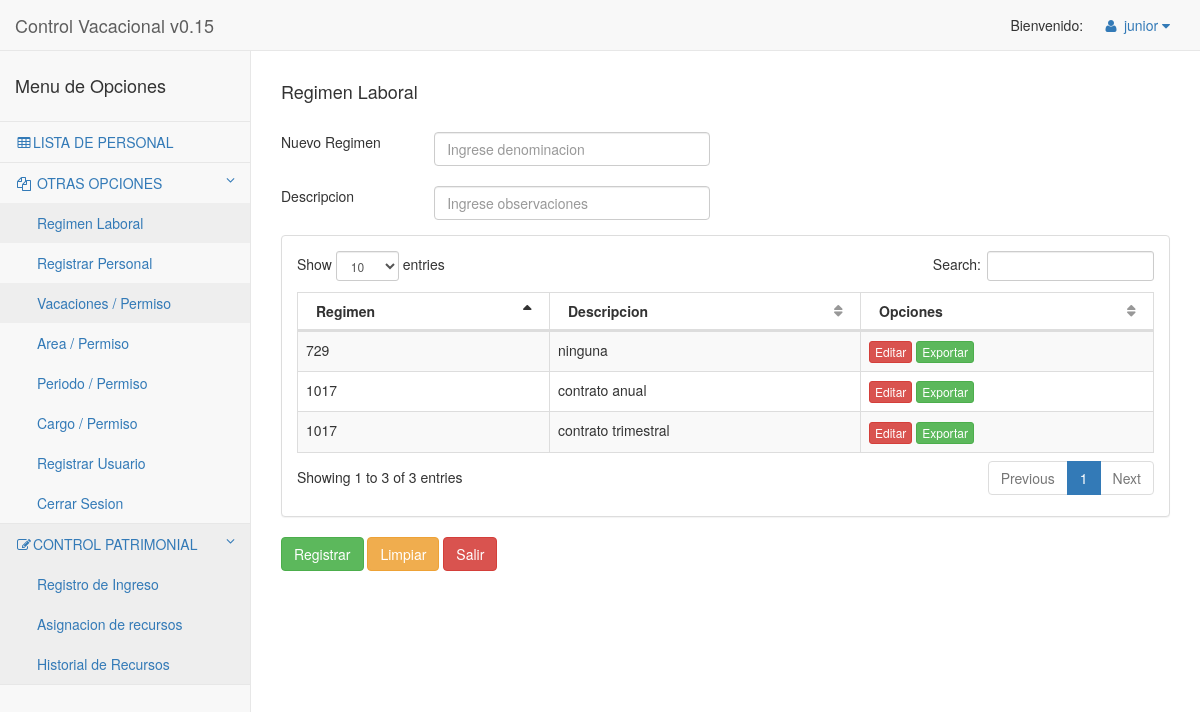
The page /pages/CRURegLaboral.php (signed in) on the database its author committed.
### tables this page shows
CREATE TABLE IF NOT EXISTS `tbregimen` (
  `cid` char(2) NOT NULL,
  `vcdescripcion` varchar(30) NOT NULL,
  `vcobservaciones` varchar(55) NOT NULL,
  PRIMARY KEY (`cid`)
);

### pages/CRURegLaboral.php (the view, shortened to what this page needs)
<?php include('header.php'); ?>
<?php include('modals.php'); ?>
<div class="contenedor">
		<form class="formulario_login" action="include/regCRUReglaboral.php" method="POST">
			<div>
	        <div>
	            <h4 id="myModalLabel">Regimen Laboral</h4>
	        </div>
	        <br>
	        <div>
	                <div class="row">
	                    <div class="col-md-2" id="">
	                        Nuevo Regimen
	                    </div>
	                    <div class="col-md-4 center-block ">
	                        <input class="form-control" type="text" placeholder="Ingrese denominacion" id="" name="vcdescripcion" required>
	                    </div>
	                </div>
	                <br>
	                <div class="row">
	                    <div class="col-md-2">
	                        Descripcion
	                    </div>
	                    <div class="col-md-4 center-block ">
	                        <input type="text" class="form-control" placeholder="Ingrese observaciones" id="" name="vcobservaciones" required>
	                    </div>
	                </div>
	                <div class="row">
	                    <div class="col-lg-12">
	                        <div class="panel panel-default">
	                            <div class="panel-body">
	                                <div class="dataTable_wrapper">
	                                    <table class="table table-striped table-bordered table-hover" id="dataTables-example">
	                                        <thead>
	                                            <tr>
	                                                <th>Regimen </th>
	                                                <th>Descripcion</th>
	                                                <th>Opciones</th>
	                                            </tr>
	                                        </thead>
	                                        <tbody>
	                                            <?php
	                                                $consulta_mysql='SELECT * From tbregimen order by vcdescripcion;';
	                                                $resultado_consulta_mysql=mysql_query($consulta_mysql);
	                                                while($registro = mysql_fetch_array($resultado_consulta_mysql)){
	                                                    echo "
	                                                        <tr class='odd gradeX'>
	                                                        <td id=''>".$registro["vcdescripcion"]."</td>
	                                                        <td id=''>".$registro["vcobservaciones"]."</td>
	                                                        <td id='' class='center'>
	                                                            <input type='button' value='Editar' class='btn btn-danger btn-xs'>
	                                                            <input type='button' value='Exportar' class='btn btn-success btn-xs'>
	                                                        </td>
	                                                    </tr>";
	                                                }
	                                            ?>
	                                        </tbody>
	                                    </table>
	                                </div>
	                            </div>
	                        </div>
	                    </div>
	                </div>
	                <div claas='row col-md-6'>
	                	<input  class="btn btn-success" type = "submit" value="Registrar">
						<input  class="btn btn-warning" type = "reset" value="Limpiar">
						<input  class ='btn btn-danger' type='button' value='Salir'>
	                </div>
	        </div>
	    </div>
		</form>
	</div>
<?php include('footer.php') ?>

### pages/header.php (style rules this page uses)
.dataTable_wrapper { -webkit-transition: 0.9s; }

### rows shown on the page
tbregimen: vcdescripcion "1017", vcobservaciones "contrato anual"
tbregimen: vcdescripcion "1017", vcobservaciones "contrato trimestral"
tbregimen: vcdescripcion "729", vcobservaciones "ninguna"

### other values the page prints
$_SESSION['login_username'] "junior"
